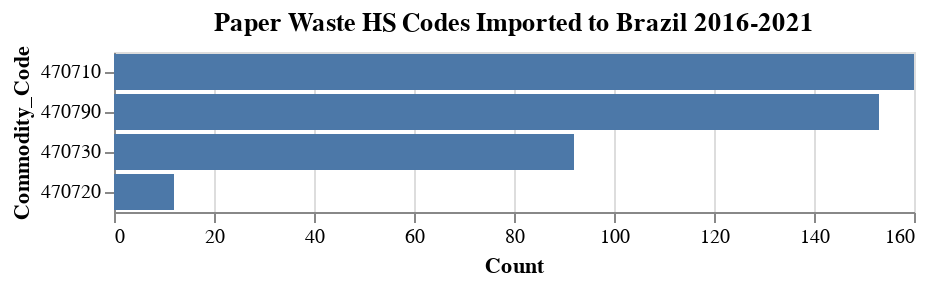

The cell this chart's notebook holds for it:
### Code cell
alt.Chart(totals).mark_bar().encode(
    x='Count:Q',
    y=alt.Y('Commodity_Code:N', sort='-x')
).properties(
    title='Paper Waste HS Codes Imported to Brazil 2016-2021')

### Figure 1 — Vega-Lite specification as saved in the notebook (floating-point values rounded to 4 significant figures)
{"config": {"view": {"continuousWidth": 400, "continuousHeight": 300}}, "data": {"name": "data-8cc69766871dbb5782c1a9e695c4a30f"}, "mark": "bar", "encoding": {"x": {"type": "quantitative", "field": "Count"}, "y": {"type": "nominal", "field": "Commodity_Code", "sort": "-x"}}, "title": "Paper Waste HS Codes Imported to Brazil 2016-2021", "$schema": "https://vega.github.io/schema/vega-lite/v4.8.1.json", "datasets": {"data-8cc69766871dbb5782c1a9e695c4a30f": [{"Commodity_Code": 470710, "Count": 160}, {"Commodity_Code": 470790, "Count": 153}, {"Commodity_Code": 470730, "Count": 92}, {"Commodity_Code": 470720, "Count": 12}]}}
